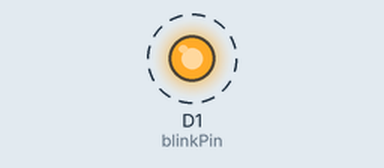
This sketch was run on a simulated ESP8266 (NodeMCU). On the bench: output pins drawn as LEDs (lit = HIGH). Dashed ring = blinking.

Above: at 0.5 s.
Timing chart, 0 to 4.6 s (numbered marks = the images above):
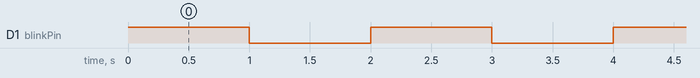

Measured:
- by itself, D1 (blinkPin): alternates HIGH for 1.0 s and LOW for 1.0 s

The sketch:

cobanode.ino
```cpp
 #define blinkPin D1

void setup() {
  // initialize digital pin 13 as an output.
  pinMode(blinkPin, OUTPUT);
}

// the loop function runs over and over again forever
void loop() {
  digitalWrite(blinkPin, HIGH);   // turn the LED on (HIGH is the voltage level)
  delay(1000);              // wait for a second
  digitalWrite(blinkPin, LOW);    // turn the LED off by making the voltage LOW
  delay(1000);              // wait for a second
}
```
